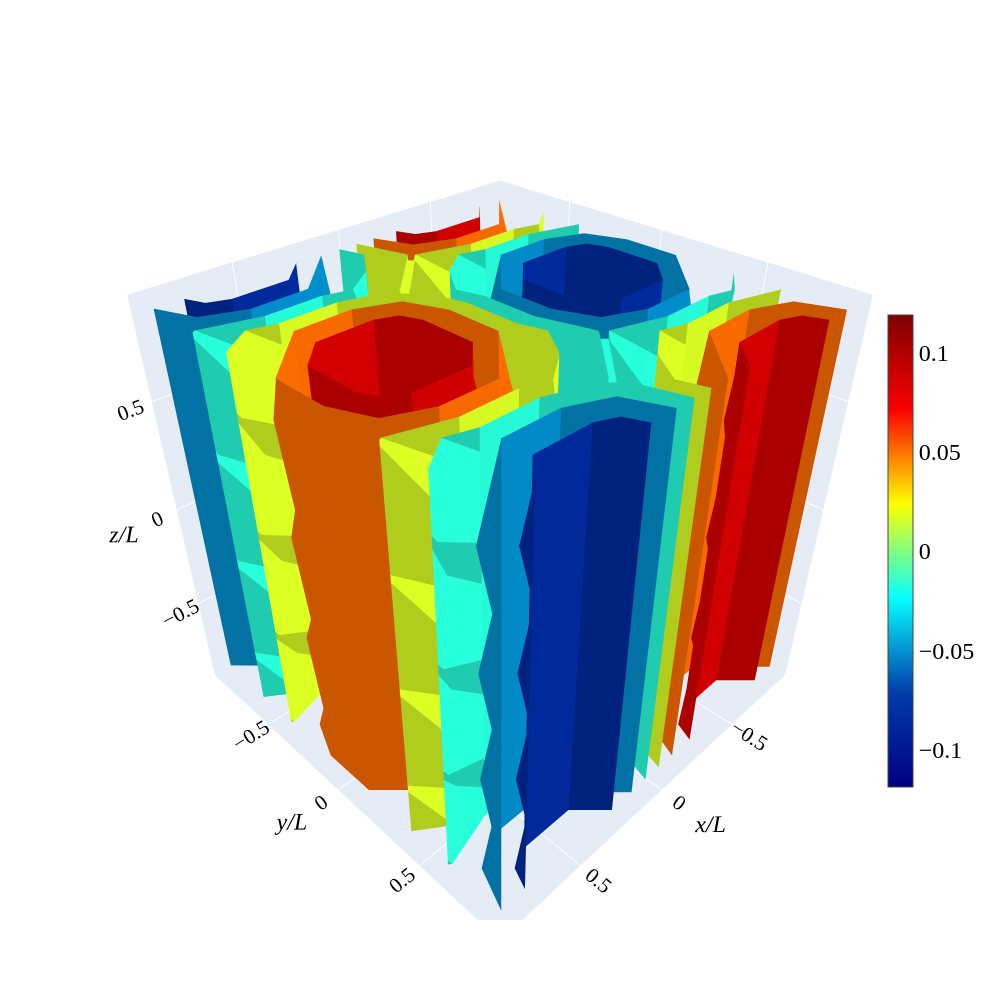

Here is the notebook cell this chart was saved with:
### Code cell
import plotly.graph_objects as go
import matplotlib

fig = go.Figure(data=go.Isosurface(
    x=(X0/Lx).flatten(),        
    y=(Y0/Ly).flatten(),
    z=(Z0/Lz).flatten(),
    value=(u[:,:,:,1]/U).flatten(),      
    isomin=(u[:,:,:,1]/U).min(),        
    isomax=(u[:,:,:,1]/U).max(),        
    surface_count=8,        
    colorscale="jet",   
    opacity=1.0,            
    caps=dict(x_show=False, y_show=False, z_show=False)  
))
fig.update_layout(
    width=1000,
    height=1000,
    dragmode="zoom",
    autosize=True,
    font=dict(family="Times New Roman", size=16, color="black"),
    scene=dict(  
        xaxis=dict(title="x/L",title_font=dict(family="Times New Roman", style='italic', size=24)),
        yaxis=dict(title="y/L", title_font=dict(family="Times New Roman", style='italic',size=24)),
        zaxis=dict(title="z/L", title_font=dict(family="Times New Roman", style='italic',size=24)),
    ),
)
fig.update_traces(colorbar=dict(
                tickfont=dict(family="Times New Roman", size=24),   
                x = 0.95,
                y=0.45,           
                xanchor="left", 
                yanchor="middle",
                len=0.6,         
                thickness=25,   
                lenmode="fraction",  
                ))

fig.show()
#fig.write_image("plot_v_classical.png",scale=2)

### Figure 1 — Plotly figure (JSON) as saved in the notebook; plotly's stock layout.template omitted (floating-point values rounded to 4 significant figures; data arrays with more than 128 entries replaced by an {"elided": "..."} marker saying what was removed)
{"data": [{"caps": {"x": {"show": false}, "y": {"show": false}, "z": {"show": false}}, "colorbar": {"len": 0.6, "lenmode": "fraction", "thickness": 25, "tickfont": {"family": "Times New Roman", "size": 24}, "x": 0.95, "xanchor": "left", "y": 0.45, "yanchor": "middle"}, "colorscale": [[0, "rgb(0,0,131)"], [0.2, "rgb(0,60,170)"], [0.4, "rgb(5,255,255)"], [0.6, "rgb(255,255,0)"], [0.8, "rgb(250,0,0)"], [1, "rgb(128,0,0)"]], "isomax": 0.119, "isomin": -0.119, "opacity": 1, "surface": {"count": 8}, "type": "isosurface", "value": {"elided": "512 float values"}, "x": {"elided": "512 float values"}, "y": {"elided": "512 float values"}, "z": {"elided": "512 float values"}}], "layout": {"autosize": true, "dragmode": "zoom", "font": {"color": "black", "family": "Times New Roman", "size": 16}, "height": 1000, "scene": {"xaxis": {"title": {"font": {"family": "Times New Roman", "size": 24, "style": "italic"}, "text": "x/L"}}, "yaxis": {"title": {"font": {"family": "Times New Roman", "size": 24, "style": "italic"}, "text": "y/L"}}, "zaxis": {"title": {"font": {"family": "Times New Roman", "size": 24, "style": "italic"}, "text": "z/L"}}}, "width": 1000}}
